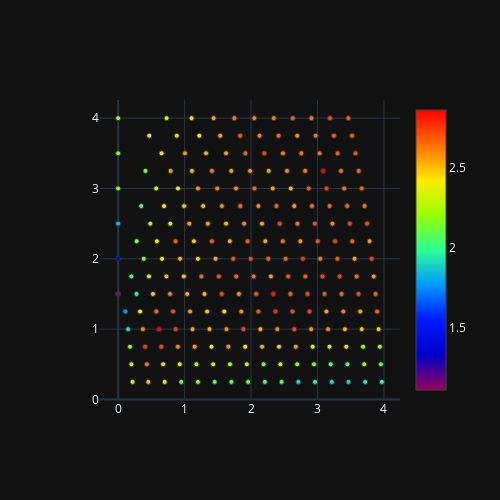

Notebook cell for this chart:
### Code cell
import pandas as pd
df = pd.read_excel(r'D:software\lily-pad\sanjiaosanyuanzhu\KC=7.1.xlsx')
y=df.iloc[:, 13]

plot_2d(df.iloc[:, 16],df.iloc[:,6])
y=df.iloc[:, 2]
#a=plot_3d(df.iloc[:, 5],df.iloc[:,6],df.iloc[:, 2])
#plt_io.write_html(a, 'figure2_KC=7.Shang.html', auto_open=True)
# 导出为HTML文件

### Figure 1 — Plotly figure (JSON) as saved in the notebook; plotly's stock layout.template omitted (floating-point values rounded to 4 significant figures; data arrays with more than 128 entries replaced by an {"elided": "..."} marker saying what was removed)
{"data": [{"marker": {"color": {"elided": "226 float values"}, "colorscale": [[0, "rgb(150,0,90)"], [0.125, "rgb(0,0,200)"], [0.25, "rgb(0,25,255)"], [0.375, "rgb(0,152,255)"], [0.5, "rgb(44,255,150)"], [0.625, "rgb(151,255,0)"], [0.75, "rgb(255,234,0)"], [0.875, "rgb(255,111,0)"], [1, "rgb(255,0,0)"]], "line": {"width": 1}, "showscale": true, "size": 5}, "mode": "markers", "type": "scatter", "x": {"elided": "226 float values"}, "y": {"elided": "226 float values"}}], "layout": {"height": 500, "margin": {"b": 100, "l": 100, "r": 100, "t": 100}, "width": 500}}
